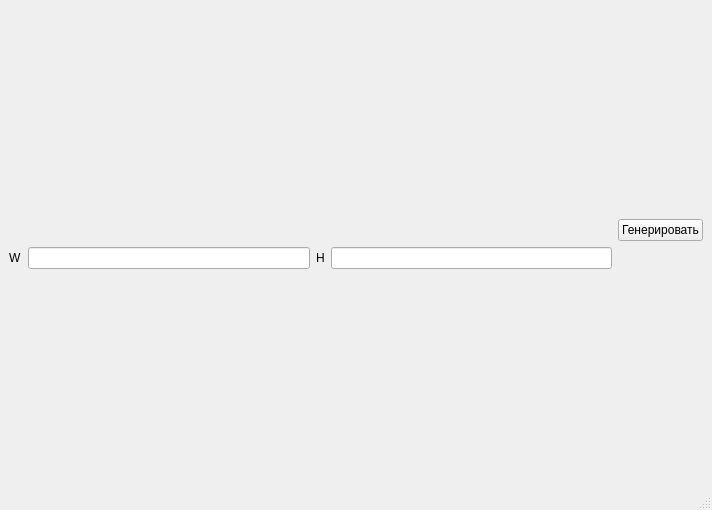
<?xml version="1.0" encoding="UTF-8"?>
<ui version="4.0">
 <class>MainWindow</class>
 <widget class="QMainWindow" name="MainWindow">
  <property name="geometry">
   <rect>
    <x>0</x>
    <y>0</y>
    <width>712</width>
    <height>510</height>
   </rect>
  </property>
  <property name="sizePolicy">
   <sizepolicy hsizetype="Expanding" vsizetype="Expanding">
    <horstretch>0</horstretch>
    <verstretch>0</verstretch>
   </sizepolicy>
  </property>
  <property name="windowTitle">
   <string>MainWindow</string>
  </property>
  <widget class="QWidget" name="centralwidget">
   <property name="sizePolicy">
    <sizepolicy hsizetype="Expanding" vsizetype="Expanding">
     <horstretch>0</horstretch>
     <verstretch>5</verstretch>
    </sizepolicy>
   </property>
   <property name="cursor">
    <cursorShape>ArrowCursor</cursorShape>
   </property>
   <property name="mouseTracking">
    <bool>true</bool>
   </property>
   <property name="tabletTracking">
    <bool>true</bool>
   </property>
   <property name="focusPolicy">
    <enum>Qt::NoFocus</enum>
   </property>
   <property name="contextMenuPolicy">
    <enum>Qt::DefaultContextMenu</enum>
   </property>
   <layout class="QGridLayout" name="gridLayout_2">
    <item row="0" column="0">
     <layout class="QGridLayout" name="gridLayout">
      <property name="sizeConstraint">
       <enum>QLayout::SetDefaultConstraint</enum>
      </property>
      <item row="3" column="0">
       <layout class="QHBoxLayout" name="horizontalLayout">
        <item>
         <widget class="QLabel" name="label">
          <property name="text">
           <string>W</string>
          </property>
         </widget>
        </item>
        <item>
         <widget class="QLineEdit" name="lineEdit_W"/>
        </item>
        <item>
         <widget class="QLabel" name="label_2">
          <property name="text">
           <string>H</string>
          </property>
         </widget>
        </item>
        <item>
         <widget class="QLineEdit" name="lineEdit_H"/>
        </item>
       </layout>
      </item>
      <item row="1" column="0">
       <layout class="QVBoxLayout" name="verticalLayout"/>
      </item>
      <item row="0" column="1">
       <widget class="QPushButton" name="pushButton_generate">
        <property name="text">
         <string>Генерировать</string>
        </property>
       </widget>
      </item>
     </layout>
    </item>
   </layout>
  </widget>
  <widget class="QMenuBar" name="menubar">
   <property name="geometry">
    <rect>
     <x>0</x>
     <y>0</y>
     <width>712</width>
     <height>26</height>
    </rect>
   </property>
  </widget>
  <widget class="QStatusBar" name="statusbar"/>
 </widget>
 <resources/>
 <connections/>
</ui>
